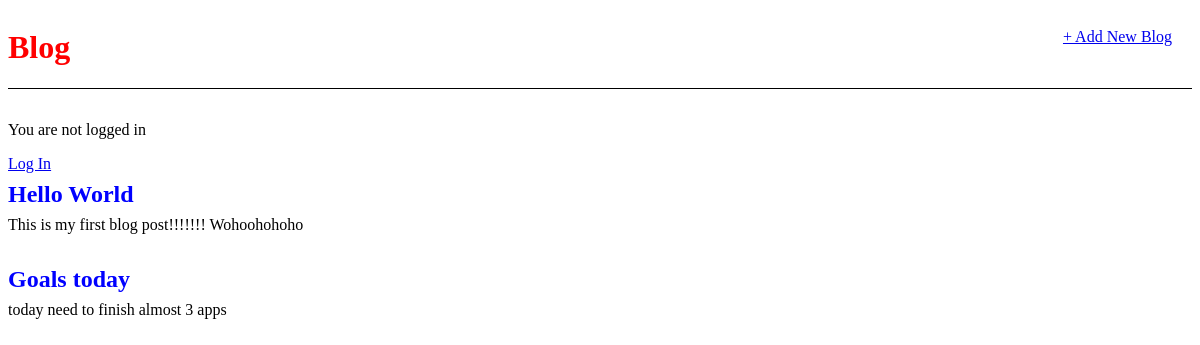
Before: / with the older database file.
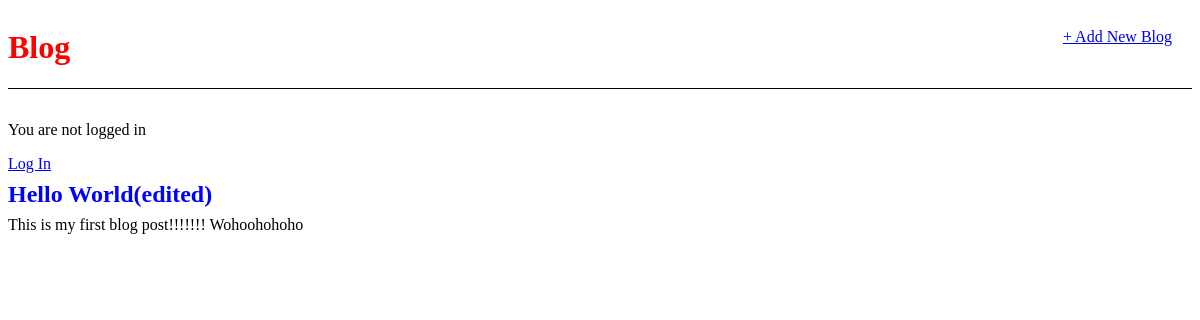
After: the same page with the newer database file.
### blog/models.py (models this page shows, shortened)
class Post(models.Model):
    title = models.CharField(max_length=200)
    author = models.ForeignKey('auth.User', on_delete=models.CASCADE,)
    body = models.TextField()

### blog/views.py (the view)
# urls.py: path('', BlogListView.as_view(), name='home'),
class BlogListView(ListView):
    model = Post
    template_name = 'home.html'

### templates/home.html (shortened to what this page needs)
{% extends 'base.html' %}
{% block content %}
{% for post in object_list %}
<div class="post-entry">
    <h2><a href="{% url 'post_detail' post.pk %}">{{post.title}}</a></h2>
    <p>{{post.body}}</p>
</div>
{% endfor %}
{% endblock content %}

### templates/base.html (shortened to what this page needs)
<!DOCTYPE html>
{% load static %}
<html lang="en">
<head>
    <link rel="stylesheet" href="{% static 'css/base.css' %}">
</head>
<body>
    <header>
        <div class="nav-left">
            <h1><a href="{% url 'home' %}">Blog</a></h1>
        </div>
        <div class="nav-right">
            <a href="{% url 'post_new' %}">+ Add New Blog</a>
        </div>
    </header>
    {% if user.is_authenticated %}
    <p>Hi {{user.username}}</p>
    <p><a href="{% url 'logout' %}">Logout</a></p>
    {% else %}
    <p>You are not logged in</p>
    <a href="{% url 'login' %}">Log In</a>
    {% endif%}
    <div>
        {% block content %}
        {% endblock content %}
        </div>
</body>
</html>

### static/css/base.css (style rules this page uses)
header h1 a { color: red; text-decoration: none; }
header { border-bottom: 1px solid black; margin-bottom: 2rem; display: flex; justify-content: space-between; }
.post-entry { margin-bottom: 2rem; }
.post-entry h2 { margin: 0.5rem 0; }
.post-entry h2 a, .post-entry h2 a:visited { color: blue; text-decoration: none; }
.post-entry p { margin: 0; font-weight: 400; }
.nav-right { padding: 20px; }

Changed rows visible on the page:
removed Post: title "Goals today", body "today need to finish almost 3 apps"
changed Post "This is my first blog post!!!!!!! Wohoohohoho": title "Hello World" → "Hello World(edited)"
